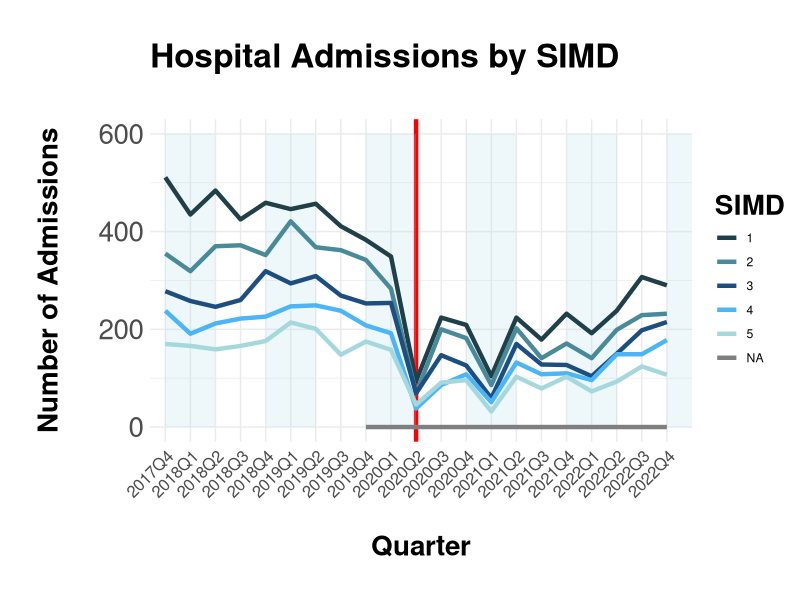
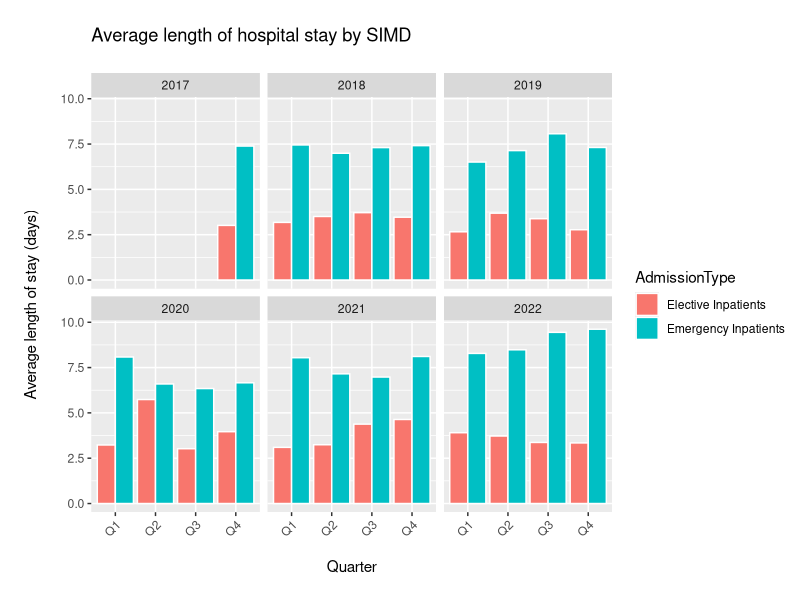
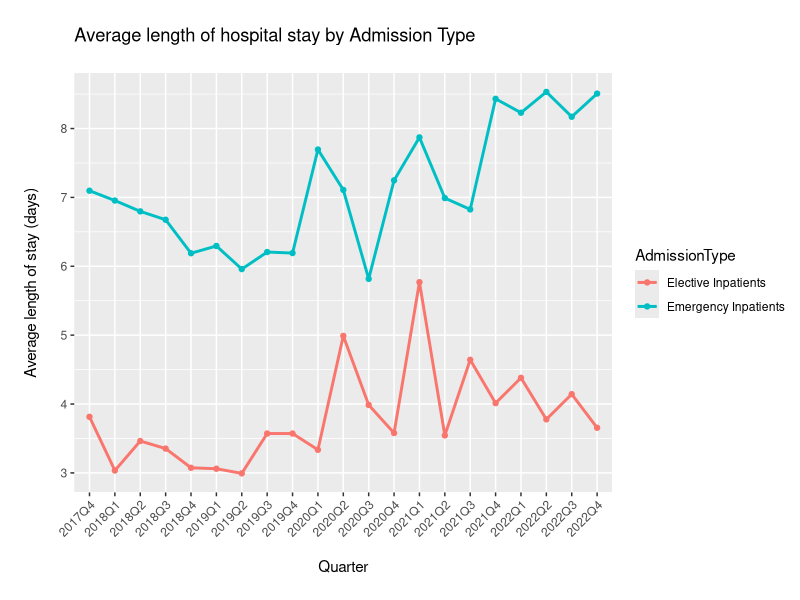

Write the R code that produced these figures, in order.
## ---- chunk 1
library(tidyverse)
library(ggplot2)
library(here)

simd <- read.csv("../clean_data/simd_clean.csv")

## ---- chunk 2


simd %>% filter(AdmissionType == "Elective Inpatients" & HBName == "NHS Ayrshire and Arran") %>% group_by(Quarter, SIMD) %>% summarise(number_admissions = sum(Stays)) %>% mutate(SIMD = as.factor(SIMD)) %>% 
  
  ggplot()+
  geom_vline(xintercept = "2020Q2", size = 1.5, colour = "red")+
  annotate("rect", xmin = 1, xmax = 3, ymin = 0, ymax = 600, alpha = 0.2, fill = "lightblue" ) +
  annotate("rect", xmin = 5, xmax = 7, ymin = 0, ymax = 600, alpha = 0.2, fill = "lightblue") +
  annotate("rect", xmin = 9, xmax = 11, ymin = 0, ymax = 600, alpha = 0.2, fill = "lightblue") +
  annotate("rect", xmin = 13, xmax = 15, ymin = 0, ymax = 600, alpha = 0.2, fill = "lightblue") +
  annotate("rect", xmin = 17, xmax = 19, ymin = 0, ymax = 600, alpha = 0.2, fill = "lightblue") +
  annotate("rect", xmin = 21, xmax = 22, ymin = 0, ymax = 600, alpha = 0.2, fill = "lightblue") +
  geom_line(aes(x = Quarter, y = number_admissions, group = SIMD, colour = SIMD), size = 1.5)+
  theme_minimal()+
  scale_colour_manual(values = c("#1F3F49","#488A99" ,"#1C4E80","#4cb5f5" ,"#A5d8DD"  ))+
theme(axis.text.x = element_text(angle = 45, hjust = 1, size = 12),
      axis.text.y = element_text(size = 20),
      title  = element_text(size = 20, face = "bold"), 
 
      )+
     labs(
    title = "\nHospital Admissions by SIMD\n",
    x = "\nQuarter\n",
    y = "\nNumber of Admissions\n"
  )
  
## ---- chunk 3

simd %>% filter(HBName == "NHS Ayrshire and Arran" & SIMD == 4) %>% 
  ggplot(aes(x = Quarter_single, y = AverageLengthOfStay, fill = AdmissionType, colour = AdmissionType)) +
  geom_col(position = "dodge", colour = "white")+
  theme(axis.text.x = element_text(angle = 45, hjust = 1))+
    facet_wrap(~ Year)+
    labs(
    title = "\nAverage length of hospital stay by SIMD\n",
    x = "\nQuarter\n",
    y = "\nAverage length of stay (days)\n")
    
## ---- chunk 4
# filtered by HBName and SIMD level
simd %>% filter(HBName == "NHS Ayrshire and Arran" & SIMD == 1) %>% 
  ggplot(aes(x = Quarter, y = AverageLengthOfStay, group = AdmissionType, colour = AdmissionType)) +
  geom_point()+
  geom_line(size = 1)+
  theme(axis.text.x = element_text(angle = 45, hjust = 1))+
  labs(
    title = "\nAverage length of hospital stay by Admission Type\n",
    x = "\nQuarter\n",
    y = "\nAverage length of stay (days)\n")
